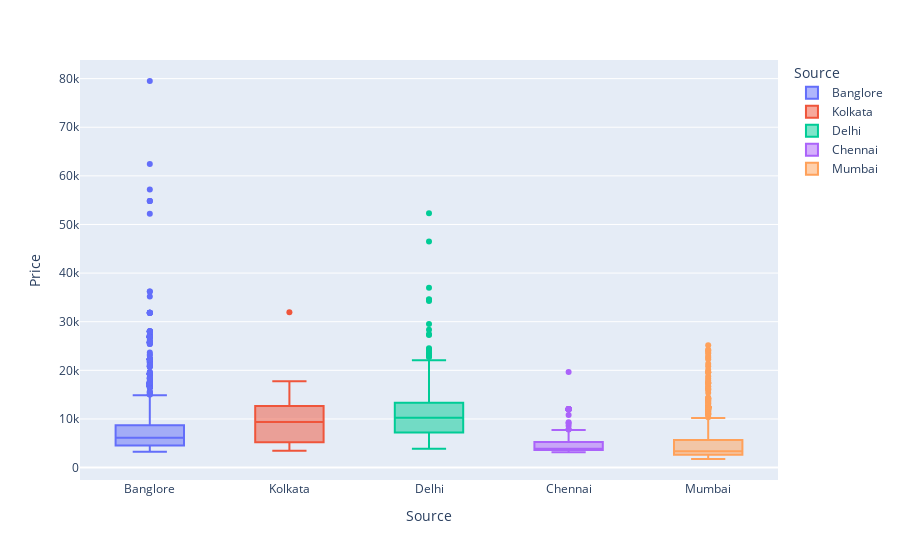

This figure's notebook cell:
### Code cell
df = px.data.tips()

fig = px.box(train_data, x="Source", y="Price", color="Source")
fig.update_traces(quartilemethod="exclusive") 
fig.show()

### Figure 1 — Plotly figure (JSON) as saved in the notebook; plotly's stock layout.template omitted (floating-point values rounded to 4 significant figures; data arrays with more than 128 entries replaced by an {"elided": "..."} marker saying what was removed)
{"data": [{"alignmentgroup": "True", "hovertemplate": "Source=%{x}<br>Price=%{y}<extra></extra>", "legendgroup": "Banglore", "marker": {"color": "#636efa"}, "name": "Banglore", "notched": false, "offsetgroup": "Banglore", "orientation": "v", "quartilemethod": "exclusive", "showlegend": true, "type": "box", "x": {"elided": "2197 str values"}, "x0": " ", "xaxis": "x", "y": {"elided": "2197 int values"}, "y0": " ", "yaxis": "y"}, {"alignmentgroup": "True", "hovertemplate": "Source=%{x}<br>Price=%{y}<extra></extra>", "legendgroup": "Kolkata", "marker": {"color": "#EF553B"}, "name": "Kolkata", "notched": false, "offsetgroup": "Kolkata", "orientation": "v", "quartilemethod": "exclusive", "showlegend": true, "type": "box", "x": {"elided": "2871 str values"}, "x0": " ", "xaxis": "x", "y": {"elided": "2871 int values"}, "y0": " ", "yaxis": "y"}, {"alignmentgroup": "True", "hovertemplate": "Source=%{x}<br>Price=%{y}<extra></extra>", "legendgroup": "Delhi", "marker": {"color": "#00cc96"}, "name": "Delhi", "notched": false, "offsetgroup": "Delhi", "orientation": "v", "quartilemethod": "exclusive", "showlegend": true, "type": "box", "x": {"elided": "4536 str values"}, "x0": " ", "xaxis": "x", "y": {"elided": "4536 int values"}, "y0": " ", "yaxis": "y"}, {"alignmentgroup": "True", "hovertemplate": "Source=%{x}<br>Price=%{y}<extra></extra>", "legendgroup": "Chennai", "marker": {"color": "#ab63fa"}, "name": "Chennai", "notched": false, "offsetgroup": "Chennai", "orientation": "v", "quartilemethod": "exclusive", "showlegend": true, "type": "box", "x": {"elided": "381 str values"}, "x0": " ", "xaxis": "x", "y": {"elided": "381 int values"}, "y0": " ", "yaxis": "y"}, {"alignmentgroup": "True", "hovertemplate": "Source=%{x}<br>Price=%{y}<extra></extra>", "legendgroup": "Mumbai", "marker": {"color": "#FFA15A"}, "name": "Mumbai", "notched": false, "offsetgroup": "Mumbai", "orientation": "v", "quartilemethod": "exclusive", "showlegend": true, "type": "box", "x": {"elided": "697 str values"}, "x0": " ", "xaxis": "x", "y": {"elided": "697 int values"}, "y0": " ", "yaxis": "y"}], "layout": {"boxmode": "overlay", "legend": {"title": {"text": "Source"}, "tracegroupgap": 0}, "margin": {"t": 60}, "xaxis": {"anchor": "y", "categoryarray": ["Banglore", "Kolkata", "Delhi", "Chennai", "Mumbai"], "categoryorder": "array", "domain": [0, 1], "title": {"text": "Source"}}, "yaxis": {"anchor": "x", "domain": [0, 1], "title": {"text": "Price"}}}}
